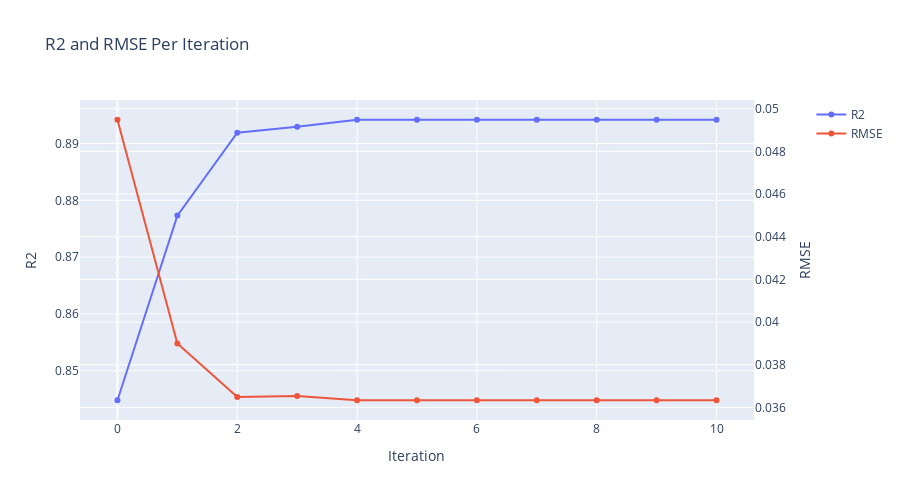

Write notebook code for a chart like this one.
### Code cell
fig = make_subplots(specs=[[{"secondary_y": True}]])


fig.add_trace(go.Scatter(y =  r2.r2, x = r2.index, name = "R2"),  secondary_y=False)
fig.add_trace(go.Scatter(y =  r2.neg_root_mean_squared_error * -1, x = r2.index, name = "RMSE"), secondary_y=True)


fig.update_layout(title="R2 and RMSE Per Iteration",
                    xaxis_title='Iteration',
                    yaxis_title='R2',
                    yaxis2_title='RMSE',
                   autosize=False,
                   width=900,
                  height=500,
                 )
fig.update_layout(title_text = "R2 and RMSE Per Iteration")

fig.show()

### Figure 1 — Plotly figure (JSON) as saved in the notebook; plotly's stock layout.template omitted (floating-point values rounded to 4 significant figures)
{"data": [{"name": "R2", "type": "scatter", "x": [0, 1, 2, 3, 4, 5, 6, 7, 8, 9, 10], "xaxis": "x", "y": [0.8448, 0.8773, 0.8919, 0.893, 0.8942, 0.8942, 0.8942, 0.8942, 0.8942, 0.8942, 0.8942], "yaxis": "y"}, {"name": "RMSE", "type": "scatter", "x": [0, 1, 2, 3, 4, 5, 6, 7, 8, 9, 10], "xaxis": "x", "y": [0.04948, 0.039, 0.03649, 0.03653, 0.03633, 0.03633, 0.03633, 0.03633, 0.03633, 0.03633, 0.03633], "yaxis": "y2"}], "layout": {"autosize": false, "height": 500, "title": {"text": "R2 and RMSE Per Iteration"}, "width": 900, "xaxis": {"anchor": "y", "autorange": true, "domain": [0, 0.94], "range": [-0.6254, 10.63], "title": {"text": "Iteration"}, "type": "linear"}, "yaxis": {"anchor": "x", "autorange": true, "domain": [0, 1], "range": [0.8413, 0.8977], "title": {"text": "R2"}, "type": "linear"}, "yaxis2": {"anchor": "x", "autorange": true, "overlaying": "y", "range": [0.03541, 0.05041], "side": "right", "title": {"text": "RMSE"}, "type": "linear"}}}
